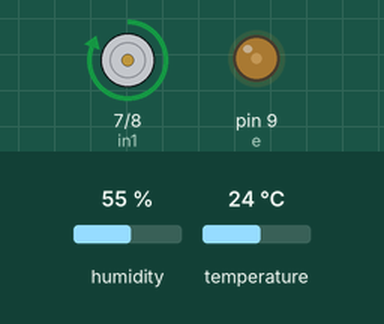
A sketch run on a simulated Arduino Uno, built with avr-gcc and run on an emulated ATmega328P. Parts: motor-driver pin pairs drawn as motors (green arrow = first pin HIGH = forward, orange = second pin HIGH = backward, longer = more drive), output pins drawn as LEDs (lit = HIGH). Inputs (shaded band) come from the test bench; at power-on: humidity 55 %, temperature 24 °C. What the sketch prints to the serial monitor is not drawn.

Above: at 2.2 s.
2.3 s: humidity set to 74 %
5.0 s: humidity set to 77 %
At 5.6 s:
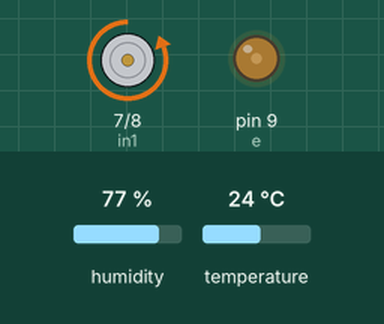
7.7 s: humidity set to 22 %
At 10.3 s:
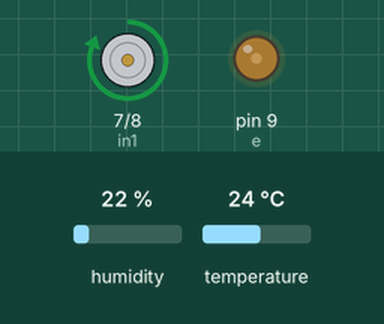
10.6 s: humidity set to 88 %
At 11.8 s:
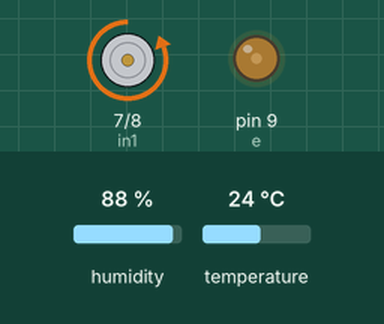
Timing chart, 0 to 13.6 s (numbered marks = the images above; inputs shaded):
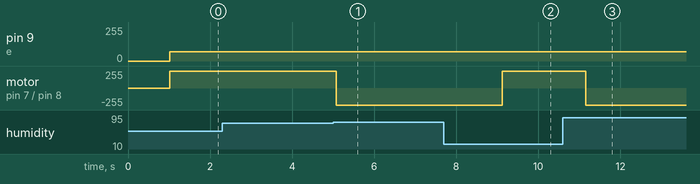

Measured:
- the behaviour switches between 75 and 76 % on humidity (found by bisection; images 0 and 1)
- after the input at 2.3 s, every drawn part: stays the same
- after the input at 5.0 s, motor on pin 7 (in1) / pin 8 (in2): forward 255/255 → backward 255/255 after 0.07 s
- after the input at 7.7 s, motor on pin 7 (in1) / pin 8 (in2): backward 255/255 → forward 255/255 after 1.4 s
- after the input at 10.6 s, motor on pin 7 (in1) / pin 8 (in2): forward 255/255 → backward 255/255 after 0.55 s

The sketch:

dcdoam.ino
```cpp
#include "DHT.h"

#define DHT11Pin 4
#define DHTType DHT11

DHT HT(DHT11Pin, DHTType);

float humi;
float tempC;
float tempF;

int analog = A0;
int in1 = 7;
int in2 = 8;
int e = 9;

void setup() {
    Serial.begin(9600);
    pinMode(in1, OUTPUT);
    pinMode(in2, OUTPUT);
    pinMode(e, OUTPUT);
    HT.begin();
    delay(1000);
}

void loop() {
    humi = HT.readHumidity();
    tempC = HT.readTemperature();
    tempF = HT.readTemperature(true);

    if(humi > 75){
        digitalWrite(in1, LOW);
        digitalWrite(in2, HIGH);
        analogWrite(e, 70);
    } else {
        digitalWrite(in1, HIGH);
        digitalWrite(in2, LOW);
        analogWrite(e, 70);
    }

    Serial.print("Độ ẩm: ");
    Serial.print(humi, 1);
    Serial.print("\t");
    Serial.print(tempC, 1);
    Serial.print(" °C ");
    Serial.print(tempF, 1);
    Serial.println(" °F");
    delay(1000);
}

/*
Cách lắp:
- Cảm biến DHT11:
    + VCC -> 5V
    + GND -> GND
    + DATA -> D4
- Module L298N:
    + IN1 -> D7
    + IN2 -> D8
    + ENA -> D9 (PWM)
    + OUT1/OUT2 -> Motor DC
    + VCC -> Pin(+), GND nối chung với Arduino
*/
```
